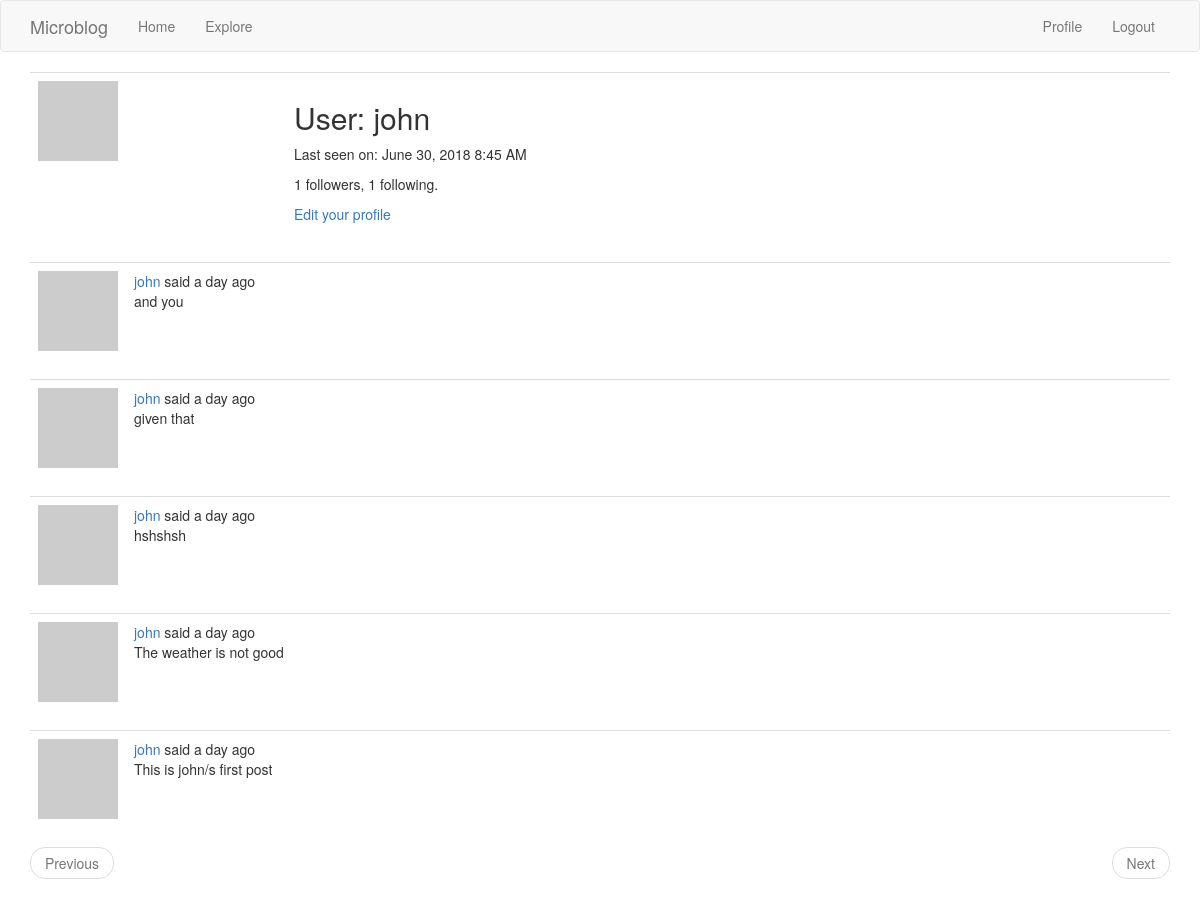
The page /user/john (signed in) on the database its author committed.
### app/models.py (models this page shows, shortened)
class User(UserMixin, db.Model):
    id = db.Column(db.Integer,primary_key = True)
    username = db.Column(db.String(64),index=True,unique=True)
    email = db.Column(db.String(120),index=True,unique=True)
    password_hash = db.Column(db.String(128))
    posts = db.relationship('Post',backref='author',lazy='dynamic')
    about_me = db.Column(db.String(128))
    last_seen = db.Column(db.DateTime, default=datetime.utcnow())
    followed = db.relationship(
        'User', secondary=followers,
        primaryjoin=(followers.c.follower_id == id),
        secondaryjoin=(followers.c.followed_id == id),
        backref=db.backref('followers', lazy='dynamic'), lazy='dynamic')
    def avatar(self, size):
        digest = md5(self.email.lower().encode('utf-8')).hexdigest()
        return 'https://www.gravatar.com/avatar/{}?d=identicon&s={}'.format(digest, size)

class Post(db.Model):
    id = db.Column(db.Integer,primary_key=True)
    body = db.Column(db.String(128))
    timestamp = db.Column(db.DateTime,index=True,default=datetime.utcnow)
    user_id = db.Column(db.Integer,db.ForeignKey('user.id'))

### app/routes.py (the view)
@app.route('/user/<username>')
@login_required
def user(username):
    user = User.query.filter_by(username = username).first_or_404()
    page = request.args.get('page',1,type=int)
    posts = user.posts.order_by(Post.timestamp.desc()).paginate(page,app.config['POSTS_PER_PAGE'],False)
    next_url = url_for('user',username=user.username,page=posts.next_num) if posts.has_next else None
    prev_url = url_for('user',username=user.username,page=posts.prev_num) if posts.has_prev else None
    return render_template('user.html',user=user, posts=posts.items, next_url=next_url,prev_url=prev_url)

### app/models.py (called while the page is built)
@login.user_loader
def load_user(id):
    return User.query.get(int(id))

### app/routes.py (called while the page is built)
@app.before_request
def before_request():
    if current_user.is_authenticated:
        current_user.last_seen = datetime.utcnow()
        db.session.commit()

### app/templates/user.html (shortened to what this page needs)
{% extends "base.html" %}
{% block app_content %}
    <table class="table table-hover">
        <tr>
            <td width="256px"><img src="{{user.avatar(256)}}"></td>
            <td>
                <h2>User: {{ user.username }}</h2>
                {% if user.last_seen %}<p>Last seen on: {{ moment(user.last_seen).format('LLL') }}</p>{% endif %}
                <p>{{ user.followers.count() }} followers, {{ user.followed.count() }} following.</p>
                {% if user == current_user %}
                <p><a href="{{ url_for('edit_profile') }}">Edit your profile</a></p>
                {% elif not current_user.is_following(user) %}
                <p><a href="{{ url_for('follow', username=user.username) }}">Follow</a></p>
                {% else %}
                <p><a href="{{ url_for('unfollow', username=user.username) }}">Unfollow</a></p>
                {% endif %}
            </td>
        </tr>
    </table>
   {% for post in posts %}
        {% include "_post.html" %}
    {% endfor %}
    <nav aria-label="...">
      <ul class="pager">
        <li class="previous {% if not prev_url %} disabled {% endif %}">
            <a href="{{prev_url or '#' }}">Previous</a>
        </li>
        <li class="next {% if not next_url %} disabled {% endif %}">
            <a href="{{next_url or '#' }}">Next</a>
        </li>
      </ul>
    </nav>
{% endblock %}

### app/templates/base.html (shortened to what this page needs)
{% extends "bootstrap/base.html" %}
{% block navbar %}
    <nav class="navbar navbar-default">
        <div class="container">
            <div class="navbar-header">
                <a class="navbar-brand" href="{{ url_for('index') }}">Microblog</a>
            </div>
            <div class="collapse navbar-collapse" id="bs-example-navbar-collapse-1">
                <ul class="nav navbar-nav">
                    <li><a href="{{ url_for('index') }}">Home</a></li>
                    <li><a href="{{ url_for('explore') }}">Explore</a></li>
                </ul>
                <ul class="nav navbar-nav navbar-right">
                    {% if current_user.is_anonymous %}
                    <li><a href="{{ url_for('login') }}">Login</a></li>
                    {% else %}
                    <li><a href="{{ url_for('user', username=current_user.username) }}">Profile</a></li>
                    <li><a href="{{ url_for('logout') }}">Logout</a></li>
                    {% endif %}
                </ul>
            </div>
        </div>
    </nav>
{% endblock %}
{% block content %}
	<div class='container'>
        {% block app_content %}{% endblock %}
   </div>
{% endblock %}

### app/templates/_post.html
<table class="table table-hover">
    <tr>
        <td width="70px">
            <a href="{{ url_for('user',username=post.author.username) }}">
                <img src="{{post.author.avatar(36)}}">
            </a>
        </td>
        <td>
            <a href="{{url_for('user',username=post.author.username)}}">
                {{post.author.username}}
            </a>
            said {{ moment(post.timestamp).fromNow() }}
            <br>{{post.body}}
        </td>
    </tr>
</table>

### rows shown on the page
User: username "john", last_seen "June 30, 2018 8:45 AM"
Post: author.username "john", timestamp "a day ago", body "and you"
Post: author.username "john", timestamp "a day ago", body "given that"
Post: author.username "john", timestamp "a day ago", body "hshshsh"
Post: author.username "john", timestamp "a day ago", body "The weather is not good"
Post: author.username "john", timestamp "a day ago", body "This is john/s first post"

### other values the page prints
{{ user.followers.count() }} "1"
{{ user.followed.count() }} "1"
